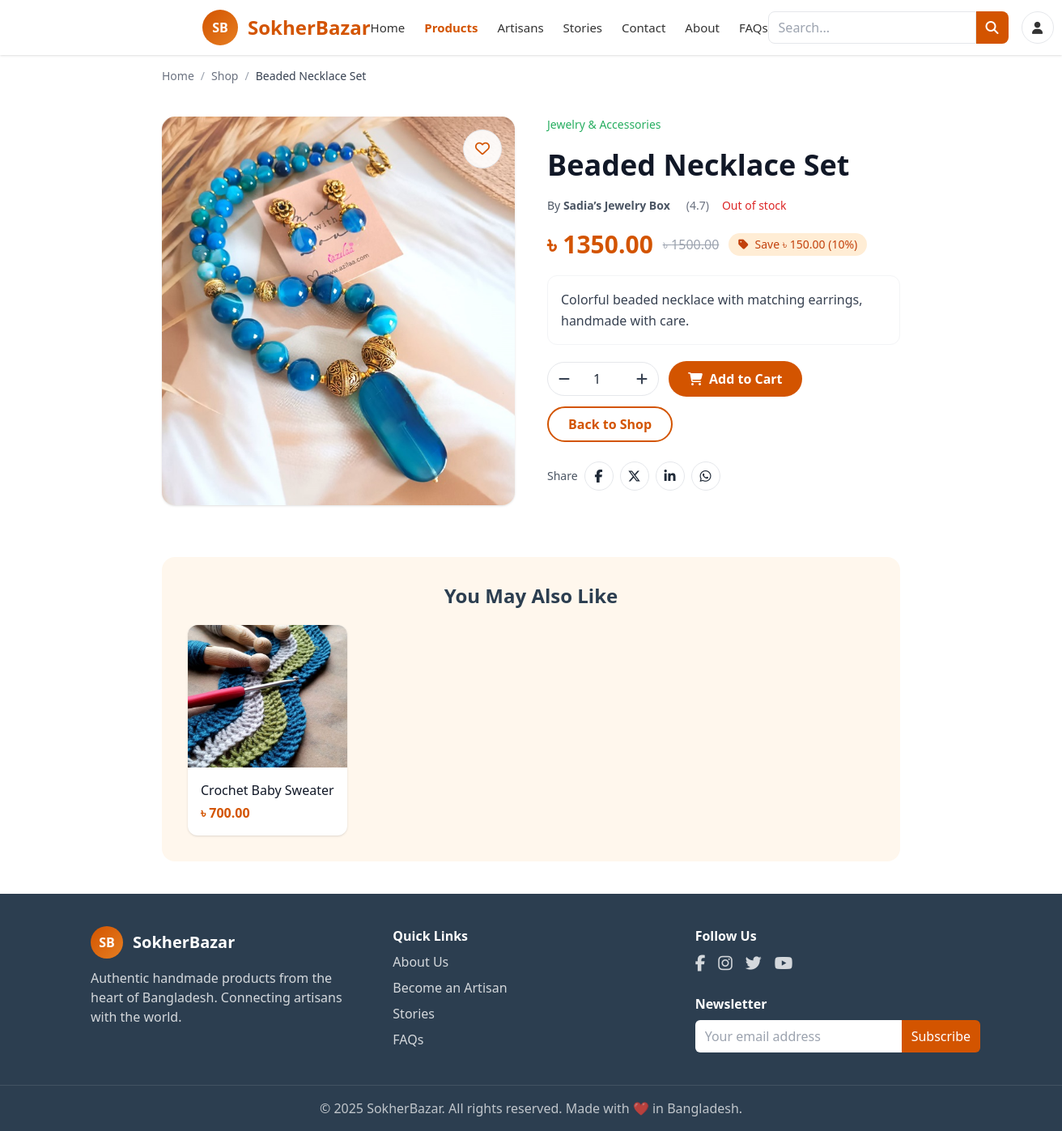
The app's page /products/5/ with its own data.
### Rari/models.py (models this page shows, shortened)
class Product(models.Model):
    artisan = models.ForeignKey(Artisan, on_delete=models.CASCADE, related_name="products")
    category = models.ForeignKey(Category, on_delete=models.SET_NULL, null=True, blank=True)
    name = models.CharField(max_length=200)
    description = models.TextField()
    price = models.DecimalField(max_digits=10, decimal_places=2)
    stock = models.PositiveIntegerField(default=1)
    image = models.ImageField(upload_to="products/", blank=True, null=True)
    created_at = models.DateTimeField(auto_now_add=True)
    is_featured = models.BooleanField(default=False)
    discount_price = models.DecimalField(max_digits=10, decimal_places=2, blank=True, null=True)
    is_new = models.BooleanField(default=False)
    is_on_sale = models.BooleanField(default=False)
    rating = models.FloatField(default=0.0)
    rating_count = models.PositiveIntegerField(default=0)
    slug = models.SlugField(max_length=255, blank=True, null=True)  # allow null for now

class Category(models.Model):
    name = models.CharField(max_length=100, unique=True)
    description = models.TextField(blank=True)
    image = models.ImageField(upload_to='category_images/', blank=True, null=True)  # 👈 new field
    slug = models.SlugField(max_length=255, blank=True, null=True)

class Artisan(models.Model):
    user = models.OneToOneField(User, on_delete=models.CASCADE)
    shop_name = models.CharField(max_length=150)
    phone = models.CharField(max_length=20)
    nid_document = models.ImageField(upload_to="nid_documents/")
    bio = models.TextField(blank=True)
    location = models.CharField(max_length=100, blank=True)
    profile_picture = models.ImageField(upload_to="artisans/", blank=True, null=True)
    joined_date = models.DateTimeField(auto_now_add=True)
    craft = models.CharField(max_length=100, blank=True)  # NEW FIELD
    website = models.URLField(blank=True, null=True)
    is_verified = models.BooleanField(default=False)
    updated_at = models.DateTimeField(auto_now=True)

### Rari/views.py (the view)
# urls.py: path('products/<int:product_id>/', views.product_detail, name="product_detail"),
def product_detail(request, product_id):
    product = get_object_or_404(Product, id=product_id)
    related_products = Product.objects.filter(category=product.category).exclude(id=product.id)[:4]
    savings = None
    discount_percent = None
    try:
        if product.discount_price and product.price:
            base = Decimal(str(product.price))
            disc = Decimal(str(product.discount_price))
            savings = base - disc
            if base > 0:
                discount_percent = int((savings / base * 100).quantize(Decimal('1')))
    except (InvalidOperation, TypeError, ValueError):
        pass
    context = {
        "product": product,
        "related_products": related_products,
        "savings": savings,
        "discount_percent": discount_percent,
    }
    return render(request, "product_detail.html", context)

### template/product_detail.html (shortened to what this page needs)
{% extends "base.html" %}
{% load static %}
{% block extra_css %}
<script src="https://cdn.tailwindcss.com"></script>
<link rel="stylesheet" href="https://cdnjs.cloudflare.com/ajax/libs/font-awesome/6.5.0/css/all.min.css">
{% endblock %}
{% block content %}
<div class="bg-white text-gray-800">
  <div class=" mx-auto px-4 sm:px-6 lg:px-[200px]">
    <nav class="text-sm text-gray-500 py-4" aria-label="Breadcrumb">
      <ol class="flex items-center gap-2">
        <li><a href="{% url 'home' %}" class="hover:text-gray-700">Home</a></li>
        <li class="text-gray-400">/</li>
        <li><a href="{% url 'product_list' %}" class="hover:text-gray-700">Shop</a></li>
        <li class="text-gray-400">/</li>
        <li class="text-gray-700" aria-current="page">{{ product.name }}</li>
      </ol>
    </nav>
    <section class="grid grid-cols-1 lg:grid-cols-2 gap-10 py-6 items-start">
      <div class="relative bg-orange-50 rounded-2xl overflow-hidden shadow">
        {% if product.image %}
          <img src="{{ product.image.url }}" alt="{{ product.name }}" class="w-full h-[480px] object-cover">
        {% else %}
          <img src="{% static 'images/default-product.jpg' %}" alt="{{ product.name }}" class="w-full h-[480px] object-cover">
        {% endif %}
        <button type="button"
                class="absolute top-4 right-4 w-12 h-12 rounded-full bg-white/90 text-primary border border-gray-200 grid place-items-center hover:bg-primary hover:text-white transition"
                aria-label="Add to wishlist">
          <i class="fa-regular fa-heart text-lg"></i>
        </button>
      </div>
      <div class="space-y-5">
        <div class="text-secondary text-sm font-medium">
          {% if product.category %}{{ product.category.name }}{% endif %}
        </div>
        <h1 class="text-3xl md:text-4xl font-semibold text-gray-900">{{ product.name }}</h1>
        <div class="flex flex-wrap items-center gap-4 text-sm text-gray-600">
          <span>By <strong>{{ product.artisan.shop_name }}</strong></span>
          <span class="flex items-center gap-1" aria-label="Rating {{ product.rating|default:'0' }} out of 5">
            <span class="ml-1 text-gray-500">({{ product.rating|default:"0" }})</span>
          </span>
          <span class="{% if product.in_stock %}text-secondary{% else %}text-red-600{% endif %}">
            {% if product.in_stock %}In stock{% else %}Out of stock{% endif %}
          </span>
        </div>
        <div class="flex flex-wrap items-center gap-3">
          <span class="text-2xl md:text-3xl font-bold text-primary">
            ৳ {{ product.discount_price|default:product.price }}
          </span>
          {% if product.discount_price %}
            <span class="text-gray-400 line-through">৳ {{ product.price }}</span>
          {% endif %}
          {% if savings %}
            <span class="inline-flex items-center gap-2 text-sm px-3 py-1 rounded-full bg-orange-100 text-orange-700">
              <i class="fa-solid fa-tag"></i>
              Save ৳ {{ savings|floatformat:2 }}{% if discount_percent %} ({{ discount_percent }}%){% endif %}
            </span>
          {% endif %}
        </div>
        <div class="bg-white border border-gray-100 rounded-xl p-4">
          <p class="text-gray-700 leading-relaxed">{{ product.description|linebreaksbr }}</p>
        </div>
        <form action="{% url 'add_to_cart' product.id %}" method="POST" class="flex flex-wrap items-center gap-3">
          <div class="flex items-center border border-gray-200 rounded-full overflow-hidden">
            <button type="button" id="qtyMinus" class="w-10 h-10 grid place-items-center hover:bg-gray-50">
              <i class="fa-solid fa-minus text-gray-700"></i>
            </button>
            <input type="number" id="qtyInput" name="quantity" value="1" min="1" step="1"
                   class="w-14 h-10 text-center outline-none">
            <button type="button" id="qtyPlus" class="w-10 h-10 grid place-items-center hover:bg-gray-50">
              <i class="fa-solid fa-plus text-gray-700"></i>
            </button>
          </div>
          <button type="submit"
                  class="inline-flex items-center gap-2 px-6 h-11 rounded-full bg-primary text-white font-semibold hover:bg-orange-600 transition">
            <i class="fa-solid fa-cart-shopping"></i>
            Add to Cart
          </button>
          <a href="{% url 'product_list' %}"
             class="inline-flex items-center gap-2 px-6 h-11 rounded-full border-2 border-primary text-primary font-semibold hover:bg-primary hover:text-white transition">
            Back to Shop
          </a>
        </form>
        <div class="flex items-center gap-2 pt-1">
          <span class="text-sm text-gray-600">Share</span>
          {% with share_url=request.build_absolute_uri share_text=product.name %}
            <a class="w-9 h-9 grid place-items-center rounded-full border border-gray-200 hover:bg-gray-50"
               href="https://www.facebook.com/sharer/sharer.php?u={{ share_url|urlencode }}" target="_blank" rel="noopener" aria-label="Share on Facebook">
              <i class="fa-brands fa-facebook-f"></i>
            </a>
            <a class="w-9 h-9 grid place-items-center rounded-full border border-gray-200 hover:bg-gray-50"
               href="https://twitter.com/intent/tweet?url={{ share_url|urlencode }}&text={{ share_text|urlencode }}" target="_blank" rel="noopener" aria-label="Share on X">
              <i class="fa-brands fa-x-twitter"></i>
            </a>
            <a class="w-9 h-9 grid place-items-center rounded-full border border-gray-200 hover:bg-gray-50"
               href="https://www.linkedin.com/sharing/share-offsite/?url={{ share_url|urlencode }}" target="_blank" rel="noopener" aria-label="Share on LinkedIn">
              <i class="fa-brands fa-linkedin-in"></i>
            </a>
            <a class="w-9 h-9 grid place-items-center rounded-full border border-gray-200 hover:bg-gray-50"
               href="https://wa.me/?text={{ share_text|urlencode }}%20{{ share_url|urlencode }}" target="_blank" rel="noopener" aria-label="Share on WhatsApp">
              <i class="fa-brands fa-whatsapp"></i>
            </a>
          {% endwith %}
        </div>
      </div>
    </section>
    {% if related_products %}
    <section class="bg-orange-50 rounded-2xl p-6 md:p-8 my-10">
      <h2 class="text-xl md:text-2xl font-semibold text-dark text-center mb-5">You May Also Like</h2>
      <div class="grid sm:grid-cols-2 lg:grid-cols-4 gap-5">
        {% for item in related_products %}
          <a href="{% url 'product_detail' item.id %}" class="block bg-white rounded-xl overflow-hidden shadow hover:-translate-y-0.5 transition">
            <img
              src="{% if item.image %}{{ item.image.url }}{% else %}{% static 'images/default-product.jpg' %}{% endif %}"
              alt="{{ item.name }}"
              class="w-full h-44 object-cover">
            <div class="p-4">
              <p class="font-medium text-gray-900 truncate">{{ item.name }}</p>
              <p class="text-primary font-semibold mt-1">৳ {{ item.discount_price|default:item.price }}</p>
            </div>
          </a>
        {% endfor %}
      </div>
    </section>
    {% endif %}
  </div>
</div>
{% endblock %}

### template/base.html (style rules this page uses)
:root { --primary:#D35400;--secondary:#27AE60;--accent:#E67E22;--light:#FEF5E7; --dark:#2C3E50;--text:#333;--text-light:#777;--white:#fff; }

### records on screen
Product: name "Beaded Necklace Set", image (picture), category.name "Jewelry & Accessories", artisan.shop_name "Sadia’s Jewelry Box", rating "4.7", discount_price "1350.00", price "1500.00", description "Colorful beaded necklace with matching earrings, handmade with care."
Product: image (picture), name "Crochet Baby Sweater", discount_price "700.00"

### other values on screen
{{ savings|floatformat:2 }} "150.00"
{{ discount_percent }} "10"
